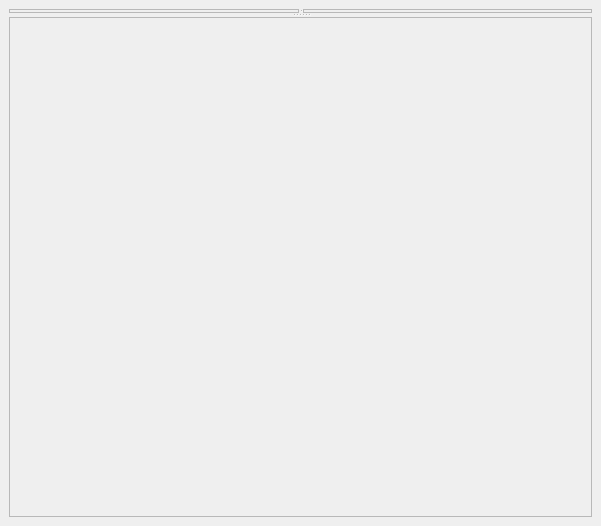
<?xml version="1.0" encoding="UTF-8"?>
<ui version="4.0">
 <class>MainWindow</class>
 <widget class="QMainWindow" name="MainWindow">
  <property name="geometry">
   <rect>
    <x>0</x>
    <y>0</y>
    <width>601</width>
    <height>526</height>
   </rect>
  </property>
  <property name="windowTitle">
   <string>MainWindow</string>
  </property>
  <widget class="QWidget" name="centralwidget">
   <layout class="QGridLayout" name="gridLayout">
    <item row="0" column="0">
     <widget class="QSplitter" name="splitter_2">
      <property name="orientation">
       <enum>Qt::Vertical</enum>
      </property>
      <widget class="QSplitter" name="splitter">
       <property name="orientation">
        <enum>Qt::Horizontal</enum>
       </property>
       <widget class="SortView" name="leftView">
        <property name="sizePolicy">
         <sizepolicy hsizetype="Expanding" vsizetype="Expanding">
          <horstretch>0</horstretch>
          <verstretch>0</verstretch>
         </sizepolicy>
        </property>
        <property name="frameShape">
         <enum>QFrame::StyledPanel</enum>
        </property>
        <property name="frameShadow">
         <enum>QFrame::Raised</enum>
        </property>
       </widget>
       <widget class="SortView" name="rightView">
        <property name="sizePolicy">
         <sizepolicy hsizetype="Expanding" vsizetype="Expanding">
          <horstretch>0</horstretch>
          <verstretch>0</verstretch>
         </sizepolicy>
        </property>
        <property name="frameShape">
         <enum>QFrame::StyledPanel</enum>
        </property>
        <property name="frameShadow">
         <enum>QFrame::Raised</enum>
        </property>
       </widget>
      </widget>
      <widget class="SortControl" name="control">
       <property name="sizePolicy">
        <sizepolicy hsizetype="Expanding" vsizetype="Expanding">
         <horstretch>0</horstretch>
         <verstretch>0</verstretch>
        </sizepolicy>
       </property>
       <property name="frameShape">
        <enum>QFrame::StyledPanel</enum>
       </property>
       <property name="frameShadow">
        <enum>QFrame::Raised</enum>
       </property>
      </widget>
     </widget>
    </item>
   </layout>
  </widget>
 </widget>
 <customwidgets>
  <customwidget>
   <class>SortControl</class>
   <extends>QFrame</extends>
   <header>sortcontrol.h</header>
   <container>1</container>
  </customwidget>
  <customwidget>
   <class>SortView</class>
   <extends>QFrame</extends>
   <header>sortview.h</header>
   <container>1</container>
  </customwidget>
 </customwidgets>
 <resources/>
 <connections/>
</ui>
